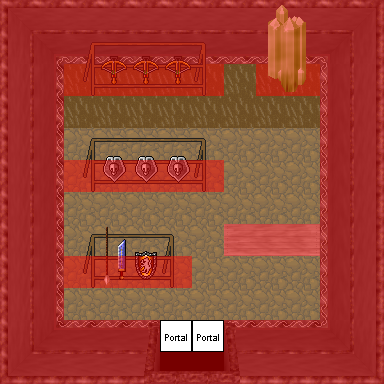

The image is a tile-based game level rendered from a .tmx file. Its description and source (layers, tilesets, objects; grid data summarised) follow:
An orthogonal 12x12 tile map with 32x32 px tiles, 7 tile layers (0_floor, 1_terrain, 2_object, 3_roof, ...), 9 tilesets and 2 objects (2x mapchange_exit).

<map version="1.2" tiledversion="1.2.4" orientation="orthogonal" renderorder="right-down" width="12" height="12" tilewidth="32" tileheight="32" infinite="0" nextlayerid="8" nextobjectid="1">
 <tileset firstgid="1" name="Unbenannt" tilewidth="32" tileheight="32" tilecount="1" columns="1">
  <image source="../../tileset/ground/brownground2.png" width="32" height="32" />
 </tileset>
 <tileset firstgid="2" name="Unbenannt" tilewidth="32" tileheight="32" tilecount="5" columns="5">
  <image source="../../tileset/ground/brown.png" width="160" height="32" />
 </tileset>
 <tileset firstgid="7" name="Unbenannt" tilewidth="32" tileheight="32" tilecount="5" columns="5">
  <image source="../../tileset/furniture/table/table_with_hob.png" width="160" height="32" />
 </tileset>
 <tileset firstgid="12" name="Unbenannt" tilewidth="32" tileheight="32" tilecount="18" columns="9">
  <image source="../../tileset/item/armor/weapons_rack.png" width="288" height="64" />
 </tileset>
 <tileset firstgid="30" name="Unbenannt" tilewidth="32" tileheight="32" tilecount="9" columns="3">
  <image source="../../tileset/ground/rock/green_crystal.png" width="96" height="96" />
 </tileset>
 <tileset firstgid="39" name="Unbenannt" tilewidth="32" tileheight="32" tilecount="24" columns="8">
  <image source="../../tileset/logic/portal.png" width="256" height="96" />
 </tileset>
 <tileset firstgid="63" name="Unbenannt" tilewidth="32" tileheight="32" tilecount="1" columns="1">
  <image source="../../tileset/logic/collision.png" width="32" height="32" />
 </tileset>
 <tileset firstgid="64" name="wall/int_grey" tilewidth="32" tileheight="32" tilecount="121" columns="11">
  <image source="../../tileset/building/wall/int_grey.png" width="352" height="352" />
 </tileset>
 <tileset firstgid="185" name="entrance/grey" tilewidth="32" tileheight="32" tilecount="25" columns="5">
  <image source="../../tileset/building/entrance/grey.png" width="160" height="160" />
 </tileset>
 <layer id="1" name="0_floor" width="12" height="12">
  <data>[144 cells, 144 non-empty, 5 distinct tile ids]</data>
 </layer>
 <layer id="2" name="1_terrain" width="12" height="12">
  <data>[144 cells, 76 non-empty, 24 distinct tile ids]</data>
 </layer>
 <layer id="3" name="2_object" width="12" height="12">
  <data>[144 cells, 32 non-empty, 22 distinct tile ids]</data>
 </layer>
 <layer id="4" name="3_roof" width="12" height="12">
  <data>[144 cells, 11 non-empty, 6 distinct tile ids]</data>
 </layer>
 <layer id="5" name="objects" width="12" height="12">
  <data>[144 cells, 2 non-empty, 1 distinct tile ids]</data>
 </layer>
 <layer id="6" name="collision" width="12" height="12" opacity="0.47">
  <data>[144 cells, 97 non-empty, 1 distinct tile ids]</data>
 </layer>
 <layer id="7" name="protection" width="12" height="12">
  <data>[144 cells, 0 non-empty, 0 distinct tile ids]</data>
 </layer>
 <objectgroup name="Mapevents">
  <object name="entrance_left" type="mapchange_exit" id="1" x="160" y="320" width="32" height="32">
   <properties>
    <property name="map" value="-1_semos_mine_nw_x0_y3" />
    <property name="place" value="weaponshop_entrance" />
   </properties>
  </object>
  <object name="entrance_right" type="mapchange_exit" id="2" x="192" y="320" width="32" height="32">
   <properties>
    <property name="map" value="-1_semos_mine_nw_x0_y3" />
    <property name="place" value="weaponshop_entrance" />
   </properties>
  </object>
 </objectgroup>
</map>
